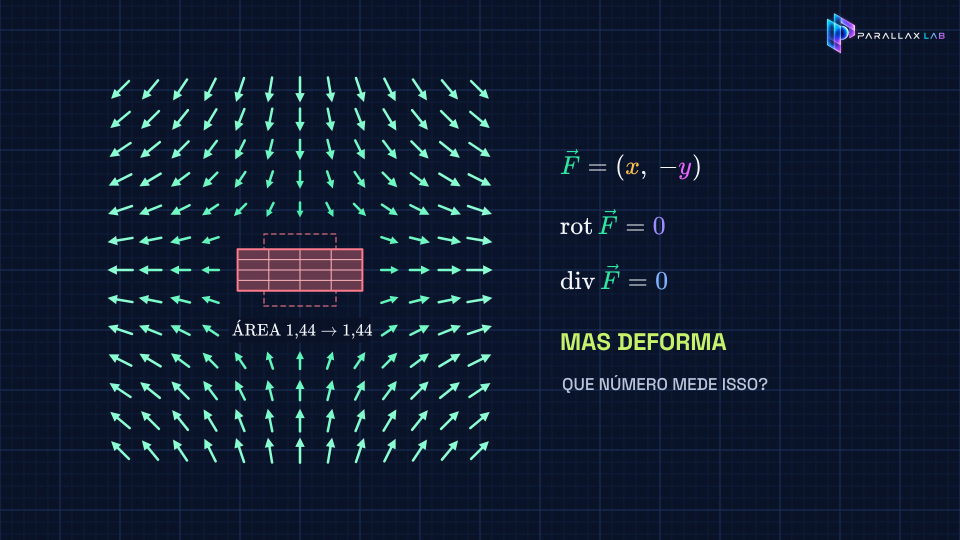
#> input picture videos_longos/yt_0028_limite_continuidade_derivadas_parciais/referencia_v2/01_H_quadradinho_deforma.jpg, 1920 x 1080 px, given in place of fundo_grad.png, which was not available (shown at 1/2 size)
$ python montar_preview.py ../yt_0028_limite_continuidade_derivadas_parciais/referencia_v2/01_H_quadradinho_deforma.jpg
#> lines starting #> are read from the running program, lines starting #| are printed output that depends on the picture
"""yt_0023: emenda os lotes do preview na ordem do vídeo → renders/preview_yt0023_<rodada>_960x540.mp4 (H.264 CRF 14, sem áudio).
Entre lotes (= capítulos) o anterior apaga até o fundo em 5 quadros e o novo acende em 5, sem mudar a duração total.
Grava também renders/capitulos_<rodada>.txt (início de cada capítulo, formato do YouTube) e renders/quadros_<rodada>.json (quadro absoluto de cada âncora).
uso: python montar_preview.py [rodada]"""
import json
import re
import sys
from fractions import Fraction
from pathlib import Path

import av
import numpy as np
from PIL import Image

U = Path(__file__).resolve().parent
M = lambda c: U / f"media_{c}/videos/cena/540p15/{c}.mp4"
RODADA = sys.argv[1] if len(sys.argv) > 1 else "v1"
partes = [
    ("PH", "QUAL BLOCO DESCE?"),
    ("PE1a", "EXERCÍCIO 1: O VOLANTE"),
    ("PE1b", "EXERCÍCIO 1: O VOLANTE (GIRO, ENERGIA, FREIO)"),
    ("PE2", "EXERCÍCIO 2: A HASTE E O EIXO"),
    ("PE3", "EXERCÍCIO 3: O CARRETEL"),
    ("PE4", "EXERCÍCIO 4: O PÊNDULO MAIS RÁPIDO"),
    ("PS", "RESUMO"),
]
DENTRO = {"PH": {"A3": "CAIXA DE FERRAMENTAS", "D1": "O DESAFIO DA RÉGUA"}, "PS": {"EN1": "ENCERRAMENTO E DESAFIO"}}
SAI = 5
FUNDO = np.asarray(Image.open(U / "fundo_grad.png").convert("RGB").resize((960, 540)), dtype=np.float32)
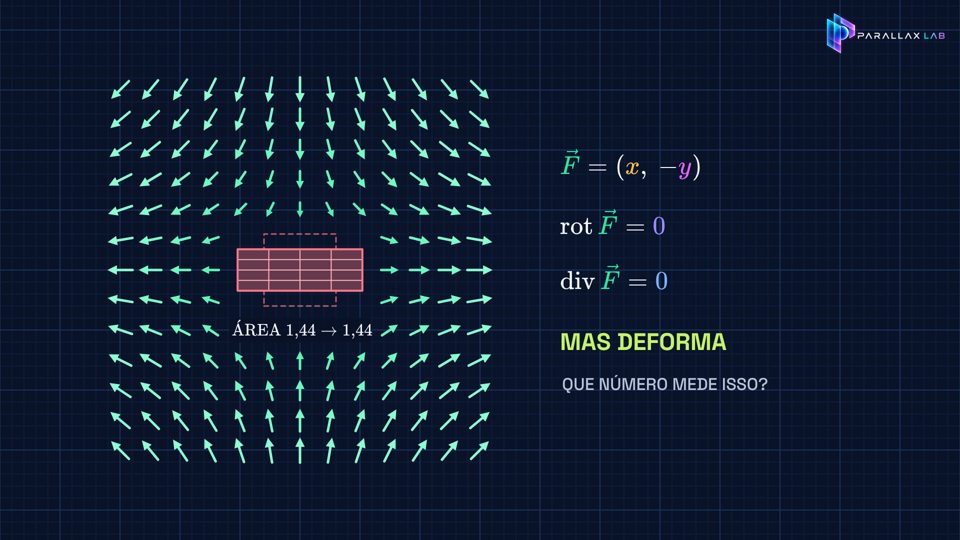
#> FUNDO: shape (540, 960, 3) float32; mean R, G, B 15.9, 28.3, 49.1
saida = U / "renders" / f"preview_yt0023_{RODADA}_960x540.mp4"
(U / "renders").mkdir(exist_ok=True)
#> (the run stopped early here; a loop or call above may not have finished)

$ run again, on videos_longos/yt_0028_limite_continuidade_derivadas_parciais/referencia_v2/02_B1-3_desafio_eps_mancha.jpg
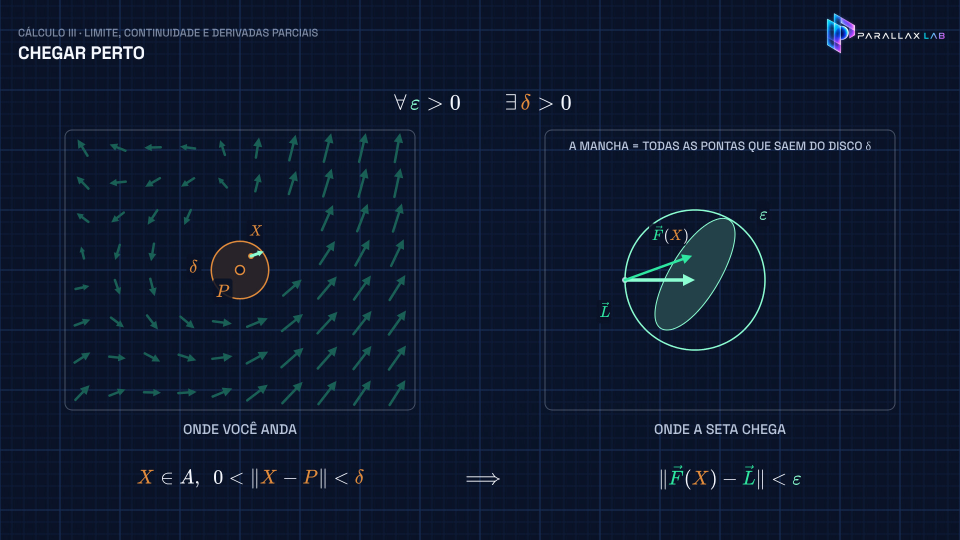
#> input picture videos_longos/yt_0028_limite_continuidade_derivadas_parciais/referencia_v2/02_B1-3_desafio_eps_mancha.jpg, 1920 x 1080 px, given in place of fundo_grad.png, which was not available (shown at 1/2 size)
#> `FUNDO = np.asarray(Image.open(U / "fundo_grad.png").convert("RGB").res..`:
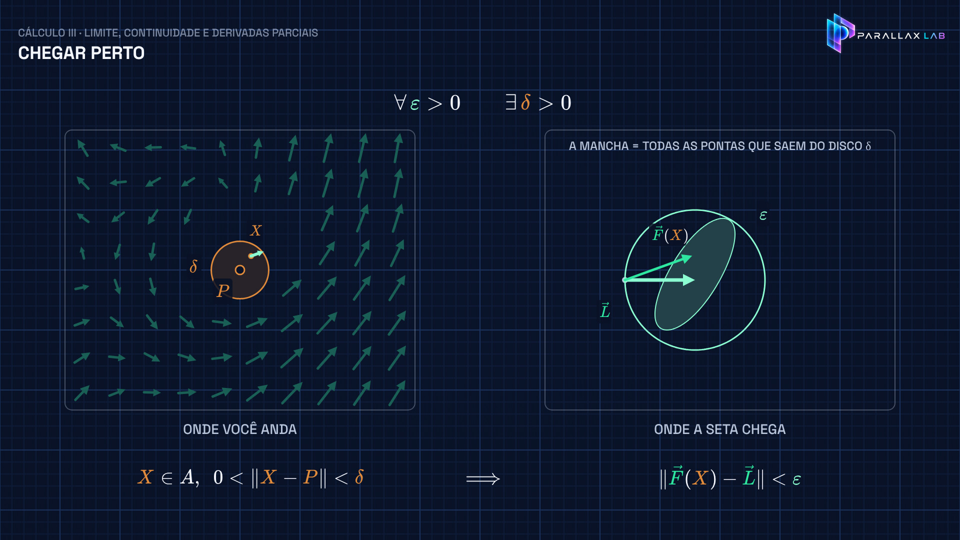
#> FUNDO: shape (540, 960, 3) float32; mean R, G, B 13.5, 24.9, 46.9
